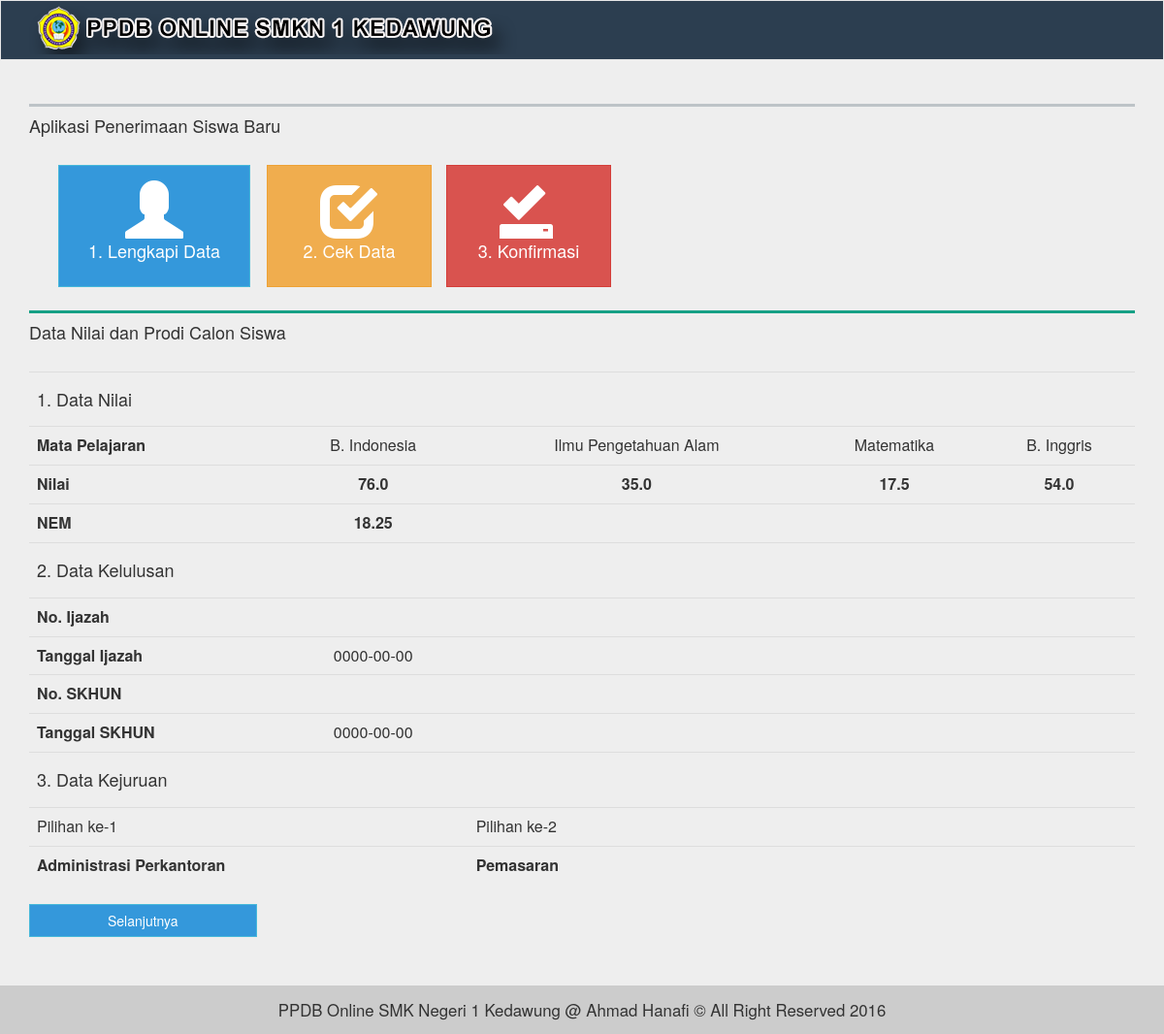
The app's page /siswa/nilai (signed in) with its own data.
### tables this page shows
CREATE TABLE IF NOT EXISTS `tb_nilai` (
`id` int(11) NOT NULL,
  `id_user` int(10) NOT NULL,
  `bindo` varchar(10) NOT NULL,
  `ipa` varchar(10) NOT NULL,
  `mtk` varchar(10) NOT NULL,
  `binggris` varchar(10) NOT NULL,
  `nem` varchar(10) NOT NULL,
  `no_ijazah` varchar(20) NOT NULL,
  `tgl_ijazah` date NOT NULL,
  `no_skhun` varchar(20) NOT NULL,
  `tgl_skhun` date NOT NULL,
  `akademik` int(20) NOT NULL,
  `kejuruan` int(10) NOT NULL,
  `psikotes` int(10) NOT NULL,
  `benar_seluruh_soal` int(11) NOT NULL,
  `total_seluruh_soal` int(11) NOT NULL,
  `pilihan_1` varchar(50) NOT NULL,
  `pilihan_2` varchar(50) NOT NULL
);

### siswa/inc/nilai_siswa.php (the view, shortened to what this page needs)
<?php
global $link;
$id_user = $_SESSION['student']['id_user'];
$sql_nilai = "SELECT * FROM tb_nilai WHERE id_user = '$id_user'";
$exec_nilai = mysqli_query($link, $sql_nilai);
$num = mysqli_num_rows($exec_nilai);
$n = mysqli_fetch_assoc($exec_nilai);
if ($num == 0) {
?>
<div class="formular">
	<h4>Lengkapi Data Kelulusan Anda</h4>
	<br>
	<form action="" method="post" class="form-group">
		<div class="col-md-12">
			<h3>1. Data Kelulusan</h3>
			<br>
		</div>
		<div class="col-md-3">
			<label for="bindo">Nilai Bahasa Indonesia</label>
			<br>
		</div>
		<div class="col-md-9">
			<input type="text" name="bindo" class="form-control" placeholder="Bahasa Indonesia" required max-length="2">
			<strong>Pada nilai, gunakan titik (.) untuk pengganti koma (,)</strong>
			<br>
		</div>
		<div class="col-md-3">
			<label for="ipa">Nilai Ilmu Pengetahuan Alam</label>
			<br>
		</div>
		<div class="col-md-9">
			<input type="text" name="ipa" class="form-control" placeholder="Nilai Ilmu Pengatahuan Alam" max-length="2" required>
			<strong>Pada nilai, gunakan titik (.) untuk pengganti koma (,)</strong>
			<br>
		</div>
		<div class="col-md-3">
			<label for="mtk">Nilai Matematika</label>
			<br>
		</div>
		<div class="col-md-9">
			<input type="text" name="mtk" class="form-control" placeholder="Nilai Matematika" required>
			<strong>Pada nilai, gunakan titik (.) untuk pengganti koma (,)</strong>
			<br>
		</div>
		<div class="col-md-3">
			<label for="binggris">Nilai Bahasa Inggris</label>
			<br>
		</div>
		<div class="col-md-9">
			<input type="text" name="binggris" class="form-control" placeholder="Nilai Bahasa Inggris" required>
			<strong>Pada nilai, gunakan titik (.) untuk pengganti koma (,)</strong>
			<br>
		</div>
		<div class="col-md-3">&nbsp;</div>
		<div class="col-md-9">
			<div class="catatan">
				Jika belum mendapatkan <b>Ijazah</b> dan <b>SKHUN</b>, silahkan KOSONGKAN pada bagian Nomor dan Tanggal Ijazah dan SKHUN
			</div>
		</div>
		<div class="col-md-3">
			<label for="no_ijazah">No. Ijazah</label>
			<br>
		</div>
		<div class="col-md-9">
			<input type="text" name="no_ijazah" class="form-control" placeholder="Nomor Ijazah">
			<br>
		</div>
		<div class="col-md-3">
			<label for="tgl_ijazah">Tanggal Ijazah</label>
			<br>
		</div>
		<div class="col-md-9">
			<input type="text" name="tgl_ijazah" id="tgl_ijazah" class="form-control" placeholder="yyyy-mm-dd">
			<br>
		</div>
		<div class="col-md-3">
			<label for="no_skhun">No. SKHUN</label>
			<br>
		</div>
		<div class="col-md-9">
			<input type="text" name="no_skhun" class="form-control" placeholder="Nomor SKHUN">
			<br>
		</div>
		<div class="col-md-3">
			<label for="tgl_skhun">Tanggal SKHUN</label>
			<br>
		</div>
		<div class="col-md-9">
			<input type="text" name="tgl_skhun" id="tgl_skhun" class="form-control" placeholder="yyyy-mm-dd">
		</div>
		<div class="col-md-12">
			<h3>2. Data Kejuruan</h3>
			<br>
		</div>
		<div class="col-md-3">
			<label for="pilihan_1">Pilihan ke-1</label>
			<br>
		</div>
		<div class="col-md-9">
			<select name="pilihan_1" class="form-control" required>
				<option value="">-- Pilihan Ke-1 --</option>
				<option value="Administrasi Perkantoran">Administrasi Perkantoran</option>
				<option value="Akuntansi">Akuntansi</option>
				<option value="Multimedia">Multimedia</option>
				<option value="Pemasaran">Pemasaran</option>
				<option value="Perbankan">Perbankan</option>
				<option value="Usaha Perjalanan Wisata">Usaha Perjalanan Wisata</option>
			</select>
			<br>
		</div>
		<div class="col-md-3">
			<label for="pilihan_2">Pilihan ke-2</label>
			<br>
		</div>
		<div class="col-md-9">
			<select name="pilihan_2" class="form-control" required>
				<option value="">-- Pilihan Ke-2 --</option>
				<option value="Administrasi Perkantoran">Administrasi Perkantoran</option>
				<option value="Akuntansi">Akuntansi</option>
				<option value="Multimedia">Multimedia</option>
				<option value="Pemasaran">Pemasaran</option>
				<option value="Perbankan">Perbankan</option>
				<option value="Usaha Perjalanan Wisata">Usaha Perjalanan Wisata</option>
			</select>
			<br>
		</div>
		<br><br><p></p>
		<div class="col-md-4 col-md-offset-3">
			<input type="submit" name="submit" value="Simpan" class="btn btn-primary form-control">
		</div>
		<?php include 'note.php'; ?>
	</form>
</div>
<p style="color:red;padding:5px;">Gunakan tanda (.) titik untuk Koma (,)</p>
<?php
	if (isset($_POST['submit'])) {
		$id_user	= $_SESSION['student']['id_user'];
		$bindo		= $_POST['bindo'];
		$ipa		= $_POST['ipa'];
		$mtk		= $_POST['mtk'];
		$binggris	= $_POST['binggris'];
		$jum_nilai	= ($bindo+$ipa+$mtk+$binggris);
		$nem 		= $jum_nilai/10;
		$no_ijazah	= $_POST['no_ijazah'];
		$tgl_ijazah	= $_POST['tgl_ijazah'];
		$no_skhun	= $_POST['no_skhun'];
		$tgl_skhun	= $_POST['tgl_skhun'];
		$pilihan_1	= $_POST['pilihan_1'];
		$pilihan_2	= $_POST['pilihan_2'];
		$sql = "INSERT INTO tb_nilai (id, id_user, bindo, ipa, mtk, binggris, nem, no_ijazah, tgl_ijazah, no_skhun, tgl_skhun
		, kejuruan, psikotes, pilihan_1, pilihan_2) VALUES
		(null, '$id_user', '$bindo', '$ipa', '$mtk', '$binggris', '$nem', '$no_ijazah', '$tgl_ijazah', '$no_skhun', '$tgl_skhun', 0, 0, '$pilihan_1', '$pilihan_2')";
		$exec = mysqli_query($link, $sql);
		if ($exec) { ?>
			<script>alert('Data berhasil disimpnan!');window.location='konfirmasi';</script>
	<?php } else { ?>
			<script>alert('Data Gagal disimpnan!');window.location='nilai';</script>
	<?php
		}
	}
} else { ?>
<div class="formular">
	<h4>Data Nilai dan Prodi Calon Siswa</h4>
	<br>
	<table class="table">
			<tr>
				<th colspan="7"><h4>1. Data Nilai</h4></th>
			</tr>
			<tr style="text-align:center;">
				<th>Mata Pelajaran</th>
				<td>B. Indonesia</td>
				<td>Ilmu Pengetahuan Alam</td>
				<td>Matematika</td>
				<td>B. Inggris</td>
			</tr>
			<tr class="nilai">
				<th style="text-align:left !important;">Nilai</th>
				<th><?= $n['bindo']; ?></th>
				<th><?= $n['ipa']; ?></th>
				<th><?= $n['mtk']; ?></th>
				<th><?= $n['binggris']; ?></th>
			</tr>
			<tr>
				<th style="text-align:left !important;">NEM</th>
				<th style="text-align:center;"><?= $n['nem']; ?></th>
				<th>&nbsp;</th>
				<th>&nbsp;</th>
				<th>&nbsp;</th>
			</tr>
			<tr>
				<th colspan="7"><h4>2. Data Kelulusan</h4></th>
			</tr>
			<tr>
				<th>No. Ijazah</th>
				<td style="text-align:center;"><?= $n['no_ijazah']; ?></td>
				<th>&nbsp;</th>
				<th>&nbsp;</th>
				<th>&nbsp;</th>
			</tr>
			<tr>
				<th>Tanggal Ijazah</th>
				<td style="text-align:center;"><?= $n['tgl_ijazah']; ?></td>
				<th>&nbsp;</th>
				<th>&nbsp;</th>
				<th>&nbsp;</th>
			</tr>
			<tr>
				<th>No. SKHUN</th>
				<td style="text-align:center;"><?= $n['no_skhun']; ?></td>
				<th>&nbsp;</th>
				<th>&nbsp;</th>
				<th>&nbsp;</th>
			</tr>
			<tr>
				<th>Tanggal SKHUN</th>
				<td style="text-align:center;"><?= $n['tgl_skhun']; ?></td>
				<th>&nbsp;</th>
				<th>&nbsp;</th>
				<th>&nbsp;</th>
			</tr>
			<tr>
				<th colspan="7"><h4>3. Data Kejuruan</h4></th>
			</tr>
			<tr>
				<td colspan="2">Pilihan ke-1</td>
				<td colspan="3">Pilihan ke-2</td>
			</tr>
			<tr>
				<th colspan="2"><?= $n['pilihan_1']; ?></th>
				<th colspan="3"><?= $n['pilihan_2']; ?></th>
			</tr>
	</table>
	<a href="konfirmasi" class="btn btn-info">Selanjutnya</a>
</div>
<?php
}
?>

### assets/css/main.css (style rules this page uses)
* { margin: 0; padding: 0; text-decoration: none; list-style: none; border-radius: 0px !important; }
body { background: #eee; }
.btn { padding-right: 80px !important; padding-left: 80px !important; }
.btn-info { background: #3498DB !important; }
.formular { border-top: 3px solid #16a085; margin-top:150px; }
.table { border: none !important; }
.nilai > th { text-align: center; }

### records on screen
tb_nilai: bindo "76.0", ipa "35.0", mtk "17.5", binggris "54.0", nem "18.25", tgl_ijazah "0000-00-00", tgl_skhun "0000-00-00", pilihan_1 "Administrasi Perkantoran", pilihan_2 "Pemasaran"
